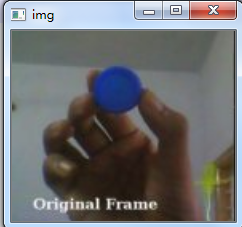
#> input picture face_recognition/answer/trackbar.png, 242 x 227 px
$ python trackbar.py
#> lines starting #> are read from the running program, lines starting #| are printed output that depends on the picture; after the words box and inside, x2 and y2 are one past the last pixel; in counts of white or black regions, pixels touching at a corner belong together
# coding:utf-8

import cv2 as cv
import numpy as np


def nothing(args):
    pass


def search():
    img = cv.imread('trackbar.png')
#> img is the input picture: shape (227, 242, 3); mean B, G, R 114.3, 112.5, 111.7
    img_hsv = cv.cvtColor(img, cv.COLOR_BGR2HSV)
#> img_hsv: shape (227, 242, 3); mean H, S, V 62.7, 58.8, 125.4
    cv.namedWindow('tracks')
    cv.createTrackbar("LH", "tracks", 0, 255, nothing)
#> slider 'LH' is set to 51
    cv.createTrackbar("LS", "tracks", 0, 255, nothing)
#> slider 'LS' is set to 51
    cv.createTrackbar("LV", "tracks", 0, 255, nothing)
#> slider 'LV' is set to 51

    cv.createTrackbar("UH", "tracks", 255, 255, nothing)
    cv.createTrackbar("US", "tracks", 255, 255, nothing)
    cv.createTrackbar("UV", "tracks", 255, 255, nothing)

    # switch = "0:OFF \n1:ON"
    # cv.createTrackbar(switch,"tracks",0,1,nothing)

    while (1):
        l_h = cv.getTrackbarPos("LH", "tracks")
        l_s = cv.getTrackbarPos("LS", "tracks")
        l_v = cv.getTrackbarPos("LV", "tracks")
        u_h = cv.getTrackbarPos("UH", "tracks")
        u_s = cv.getTrackbarPos("US", "tracks")
        u_v = cv.getTrackbarPos("UV", "tracks")

        lower_b = np.array([l_h, l_s, l_v])
        upper_b = np.array([u_h, u_s, u_v])

        mask = cv.inRange(img_hsv, lower_b, upper_b)
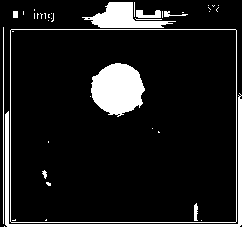
#> mask: shape (227, 242); 11.7% white; 41 white regions (30 under 20 px), largest, box (x1, y1, x2, y2) and area: (91, 63, 145, 117) 2119, (5, 93, 242, 227) 1661, (82, 2, 176, 28) 1133
        res = cv.add(img, img, mask=mask)
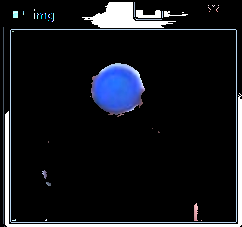
#> res: shape (227, 242, 3); mean B, G, R 27.6, 22.5, 20.5

        cv.imshow("img", img)
        cv.imshow("mask", mask)
        cv.imshow("res", res)
        k = cv.waitKey(1)
#> (key Esc is pressed here)
        if k == 27:
            break
        # [5 lines of commented-out code are left out]
    cv.destroyAllWindows()


if __name__ == '__main__':
    search()
